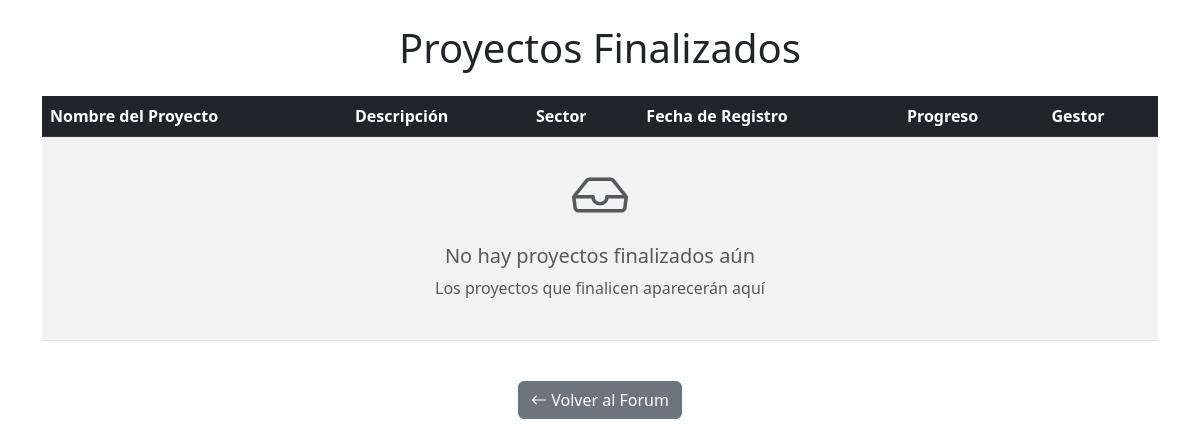
The app's page /proyectos-finalizados/, older data.
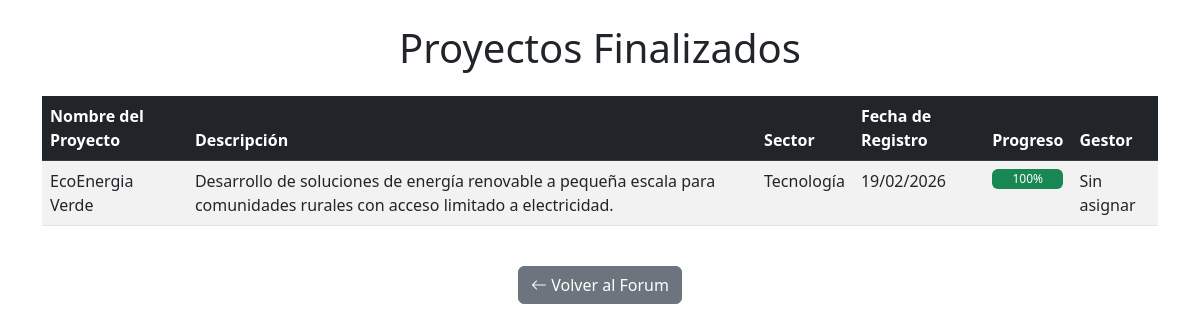
The same page, newer data.
### emprendedores/models.py (models this page shows, shortened)
class Proyecto(models.Model):
    ESTADOS = (
        ('pendiente', 'Pendiente'),
        ('revision', 'En revisión'),
        ('aceptado', 'Aceptado'),
        ('asignado', 'En proceso'),
        ('rechazado', 'Rechazado'),
        ('finalizado', 'Finalizado'),
    )
    SECTORES = (
        ('tecnologia', 'Tecnología'),
        ('salud', 'Salud'),
        ('educacion', 'Educación'),
        ('finanzas', 'Finanzas'),
        ('comercio', 'Comercio'),
        ('otros', 'Otros'),
    )
    usuario = models.ForeignKey(User, on_delete=models.CASCADE, related_name='proyectos', null=True, blank=True)
    nombre_proyecto = models.CharField(max_length=200)
    descripcion = models.TextField()
    nombre_completo = models.CharField(max_length=100)
    email = models.EmailField()
    telefono = models.CharField(max_length=15, blank=True, null=True)
    estado = models.CharField(max_length=20, choices=ESTADOS, default='pendiente')
    sector = models.CharField(max_length=20, choices=SECTORES, default='tecnologia')
    fecha_registro = models.DateTimeField(auto_now_add=True)
    archivo_proyecto = models.FileField(upload_to='proyectos/%Y/%m/%d/', blank=True, null=True)
    progreso = models.PositiveIntegerField(default=0)
    motivo_rechazo = models.TextField(blank=True, null=True)
    presupuesto_estimado = models.DecimalField(
        max_digits=12, decimal_places=2, blank=True, null=True,
        help_text="Presupuesto estimado del proyecto en pesos"
    )
    gestor = models.ForeignKey('GestorCiencias', on_delete=models.SET_NULL, null=True, blank=True,
                            related_name='proyectos_gestionados')
    class Meta:
        ordering = ['-fecha_registro']

### emprendedores/views.py (the view)
# urls.py: path('proyectos-finalizados/', views.proyectos_finalizados, name='proyectos_finalizados'),
def proyectos_finalizados(request):
    proyectos = Proyecto.objects.filter(estado='finalizado').order_by('-fecha_registro')
    return render(request, 'emprendedores/proyectos_finalizados.html', {'proyectos': proyectos})

### emprendedores/templates/emprendedores/proyectos_finalizados.html (shortened to what this page needs)
<!DOCTYPE html>
<html lang="es">
<head>
    <link href="https://cdn.jsdelivr.net/npm/bootstrap@5.3.0/dist/css/bootstrap.min.css" rel="stylesheet">
    <link rel="stylesheet" href="https://cdn.jsdelivr.net/npm/bootstrap-icons@1.10.0/font/bootstrap-icons.css">
</head>
<body>
    <div class="container mt-4">
        <h1 class="text-center mb-4">Proyectos Finalizados</h1>
        <div class="table-responsive">
            <table class="table table-striped table-hover">
                <thead class="table-dark">
                    <tr>
                        <th>Nombre del Proyecto</th>
                        <th>Descripción</th>
                        <th>Sector</th>
                        <th>Fecha de Registro</th>
                        <th>Progreso</th>
                        <th>Gestor</th>
                    </tr>
                </thead>
                <tbody>
                    {% for proyecto in proyectos %}
                    <tr>
                        <td>{{ proyecto.nombre_proyecto }}</a>
                        <td>{{ proyecto.descripcion|truncatewords:20 }}</a>
                        <td>{{ proyecto.get_sector_display }}</a>
                        <td>{{ proyecto.fecha_registro|date:"d/m/Y" }}</a>
                        <td>
                            <div class="progress" style="height: 20px;">
                                <div class="progress-bar bg-success" role="progressbar"
                                     style="width: {{ proyecto.progreso }}%;"
                                     aria-valuenow="{{ proyecto.progreso }}"
                                     aria-valuemin="0"
                                     aria-valuemax="100">
                                    {{ proyecto.progreso }}%
                                </div>
                            </div>
                        <td>
                            {% if proyecto.gestor %}
                                {{ proyecto.gestor.usuario.get_full_name }}
                            {% else %}
                                Sin asignar
                            {% endif %}
                    {% empty %}
                    <tr>
                        <td colspan="6" class="text-center py-4">
                            <i class="bi bi-inbox display-4 d-block text-muted mb-3"></i>
                            <h5 class="text-muted">No hay proyectos finalizados aún</h5>
                            <p class="text-muted">Los proyectos que finalicen aparecerán aquí</p>
                    {% endfor %}
                </tbody>
            </table>
        </div>
        <div class="text-center mt-4">
            <a href="{% url 'forum_evento' %}" class="btn btn-secondary">
                <i class="bi bi-arrow-left"></i> Volver al Forum
            </a>
        </div>
    </div>
</body>
</html>

Row changes from the older to the newer data that the page shows:
now on this page (row edited): Proyecto: nombre_proyecto "EcoEnergia Verde", descripcion "Desarrollo de soluciones de energía renovable a pequeña escala para comunidades rurales con acceso limitado a electricidad.", sector "Tecnología", fecha_registro "19/02/2026", progreso "100", shows "Sin asignar"
Text that changed along with them:
text no longer shown: "No hay proyectos finalizados aún Los proyectos que finalicen aparecerán aquí"
